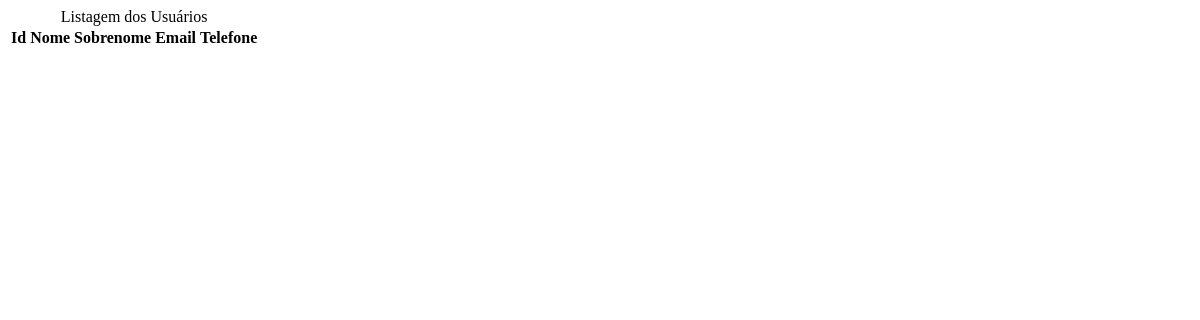
The app's page /listar/, older data.
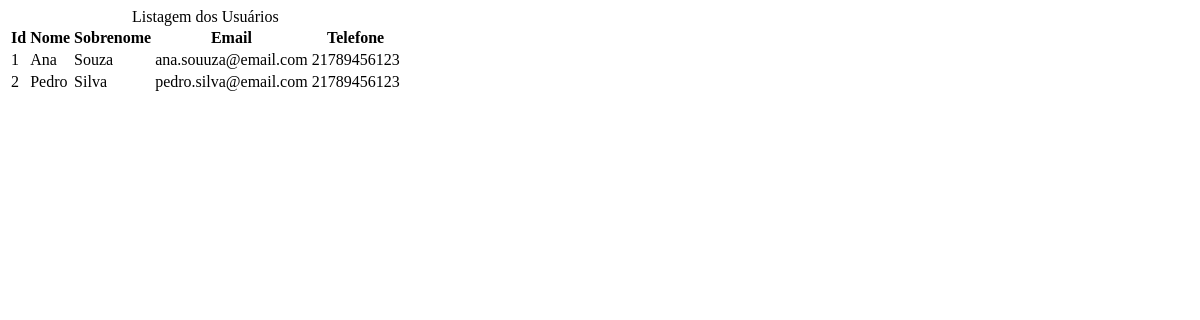
The same page, newer data.
### sistema/models.py (models this page shows, shortened)
class Usuario(models.Model):
    nome = models.CharField(max_length=50)
    sobrenome = models.CharField(max_length=50)
    cpf = models.CharField(max_length=11)
    telefone = models.CharField(max_length=20)
    email = models.EmailField()
    endereco = models.CharField(max_length=100)
    data_cadastro = models.DateTimeField(default=timezone.now) #DATA E HORA DO CADASTRO
    ativo = models.BooleanField(default=True)
    imagem = models.ImageField(blank=True, upload_to='imagens/%Y/%m', )

### sistema/views/usuario_views.py (the view)
# urls.py: path('listar/', views.listarUsuario),
def listarUsuario(request):
    usuarios = Usuario.objects.all()
    context = {
        'usuarios': usuarios,
    }
    return render(
        request,
        'usuarios/listar.html',
        context,
        )

### sistema/templates/usuarios/listar.html
<div class="container">
    <table class="table">
        <caption class="table-caption">
            Listagem dos Usuários
        </caption>
        <thead>
            <tr class="table-row table-row-header">
                <th class="table-header">Id</th>
                <th class="table-header">Nome</th>
                <th class="table-header">Sobrenome</th>
                <th class="table-header">Email</th>
                <th class="table-header">Telefone</th>
            </tr>
        </thead>
        <tbody>
            {% for usuario in usuarios %}
                <tr class="table-row">
                    <td class="table-cel">{{usuario.id}}</td>
                    <td class="table-cel">{{usuario.nome}}</td>
                    <td class="table-cel">{{usuario.sobrenome}}</td>
                    <td class="table-cel">{{usuario.email}}</td>
                    <td class="table-cel">{{usuario.telefone}}</td>
                </tr>
            {% endfor %}
        </tbody>
    </table>
</div>

Row changes from the older to the newer data that the page shows:
added Usuario: id "1", nome "Ana", sobrenome "Souza", email "ana.souuza@email.com", telefone "21789456123"
added Usuario: id "2", nome "Pedro", sobrenome "Silva", email "pedro.silva@email.com", telefone "21789456123"
